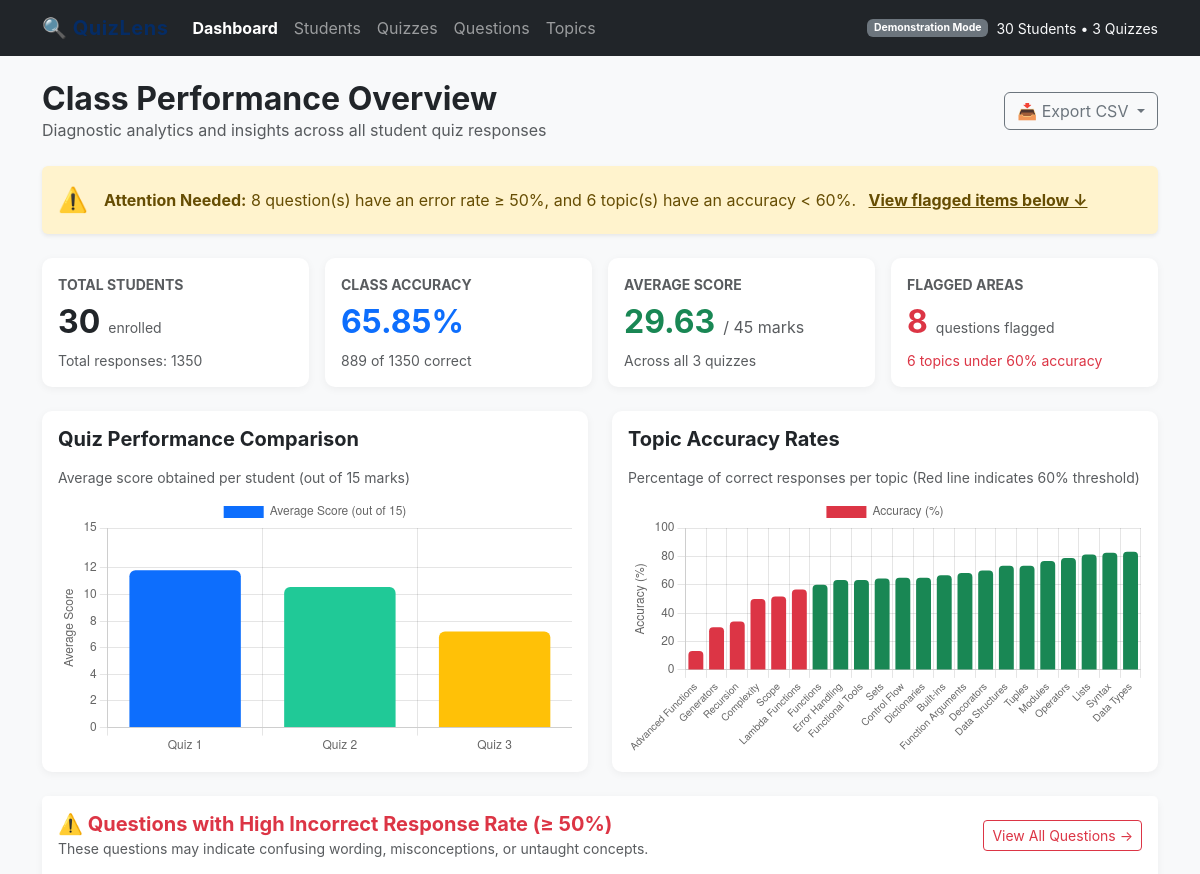
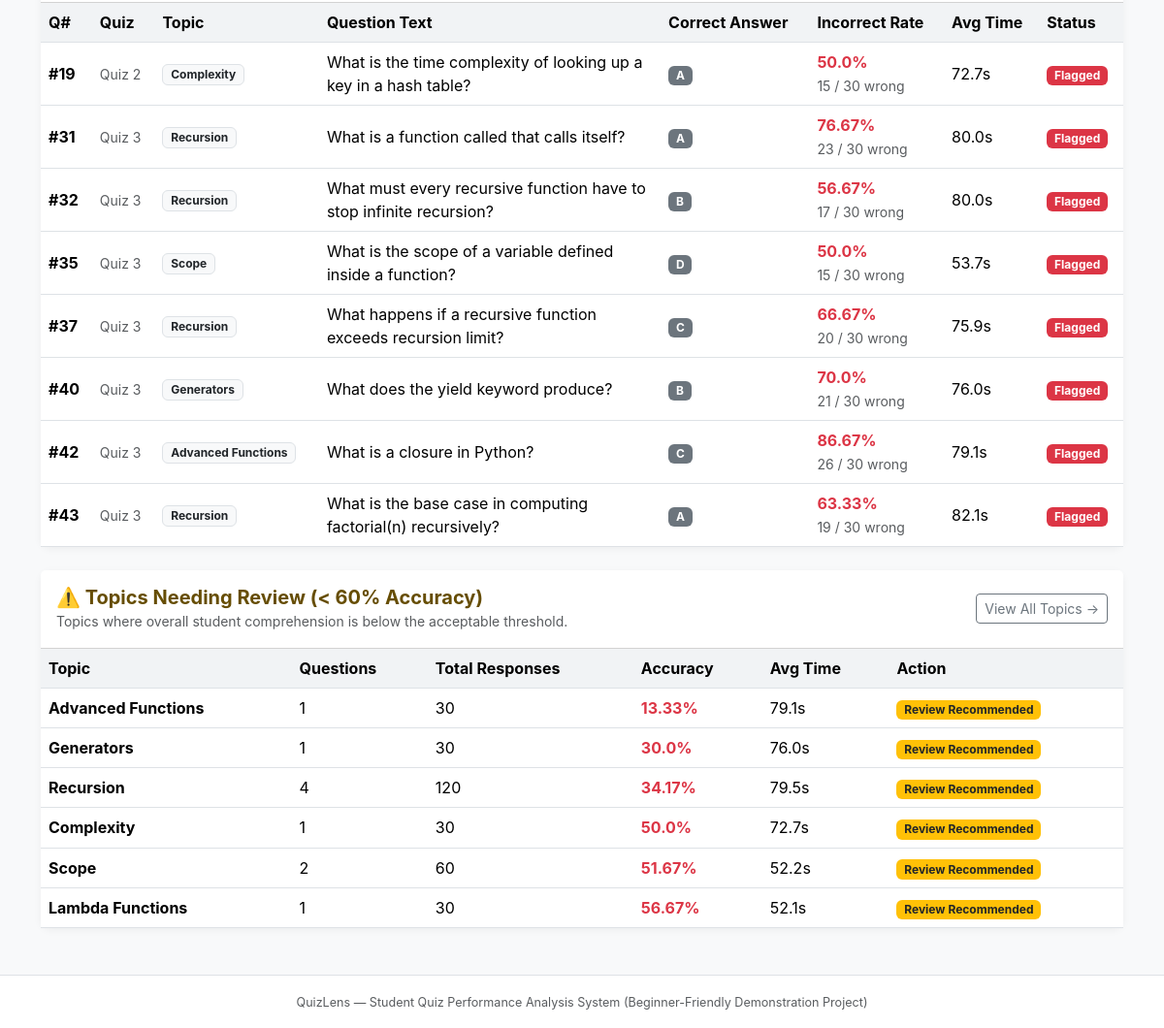
The page / on the database its author committed (2 pictures, top to bottom).
### tables this page shows
CREATE TABLE questions (
            id INTEGER PRIMARY KEY AUTOINCREMENT,
            quiz_id INTEGER NOT NULL,
            question_text TEXT NOT NULL,
            correct_answer TEXT NOT NULL,
            topic TEXT NOT NULL,
            marks INTEGER NOT NULL DEFAULT 1,
            FOREIGN KEY (quiz_id) REFERENCES quizzes(id) ON DELETE CASCADE
        );

### app.py (the view)
@app.route("/")
def dashboard():
    summary = get_class_summary()
    quizzes = get_quiz_comparisons()
    questions = get_question_analysis()
    topics = get_topic_analysis()
    flagged_questions = [q for q in questions if q["is_flagged"]]
    flagged_topics = [t for t in topics if t["is_flagged"]]
    quiz_labels = [q["title"].split(":")[0] for q in quizzes]
    quiz_scores = [q["avg_student_score"] for q in quizzes]
    topic_labels = [t["topic"] for t in topics]
    topic_accuracies = [t["accuracy_pct"] for t in topics]
    return render_template(
        "index.html",
        active_page="dashboard",
        summary=summary,
        quizzes=quizzes,
        flagged_questions=flagged_questions,
        flagged_topics=flagged_topics,
        quiz_labels=quiz_labels,
        quiz_scores=quiz_scores,
        topic_labels=topic_labels,
        topic_accuracies=topic_accuracies,
    )

### analysis.py (called while the page is built)
def safe_percentage(part, total):
    if total is None or total <= 0:
        return 0.0
    return round((part / total) * 100, 2)

### database.py (called while the page is built)
def get_connection():
    conn = sqlite3.connect(DATABASE_NAME)
    conn.execute("PRAGMA foreign_keys = ON;")
    conn.row_factory = sqlite3.Row
    return conn

### templates/index.html (shortened to what this page needs)
{% extends "base.html" %}
{% block content %}
<div class="d-flex justify-content-between align-items-center mb-4">
    <div>
        <h2 class="fw-bold mb-0">Class Performance Overview</h2>
        <p class="text-muted mb-0">Diagnostic analytics and insights across all student quiz responses</p>
    </div>
    <div class="dropdown">
        <button class="btn btn-outline-secondary dropdown-toggle" type="button" data-bs-toggle="dropdown">
            📥 Export CSV
        </button>
    </div>
</div>
{% if flagged_questions|length > 0 or flagged_topics|length > 0 %}
<div class="alert alert-warning border-0 shadow-sm d-flex align-items-center mb-4" role="alert">
    <div class="fs-4 me-3">⚠️</div>
    <div>
        <strong>Attention Needed:</strong>
        {{ flagged_questions|length }} question(s) have an error rate &ge; 50%, and
        {{ flagged_topics|length }} topic(s) have an accuracy &lt; 60%.
        <a href="#flagged-section" class="alert-link ms-2">View flagged items below &darr;</a>
    </div>
</div>
{% endif %}
<div class="row g-3 mb-4">
    <div class="col-md-3">
        <div class="card stat-card p-3 bg-white">
            <span class="text-muted small text-uppercase fw-bold">Total Students</span>
            <div class="d-flex align-items-baseline mt-2">
                <h2 class="fw-bold mb-0">{{ summary.total_students }}</h2>
                <span class="text-muted ms-2 small">enrolled</span>
            </div>
            <div class="small text-muted mt-2">Total responses: {{ summary.total_responses }}</div>
        </div>
    </div>
    <div class="col-md-3">
        <div class="card stat-card p-3 bg-white">
            <span class="text-muted small text-uppercase fw-bold">Class Accuracy</span>
            <div class="d-flex align-items-baseline mt-2">
                <h2 class="fw-bold mb-0 text-primary">{{ summary.class_accuracy }}%</h2>
            </div>
            <div class="small text-muted mt-2">{{ summary.total_correct }} of {{ summary.total_responses }} correct</div>
        </div>
    </div>
    <div class="col-md-3">
        <div class="card stat-card p-3 bg-white">
            <span class="text-muted small text-uppercase fw-bold">Average Score</span>
            <div class="d-flex align-items-baseline mt-2">
                <h2 class="fw-bold mb-0 text-success">{{ summary.avg_score_per_student }}</h2>
                <span class="text-muted ms-2">/ {{ summary.max_possible_per_student }} marks</span>
            </div>
            <div class="small text-muted mt-2">Across all 3 quizzes</div>
        </div>
    </div>
    <div class="col-md-3">
        <div class="card stat-card p-3 bg-white">
            <span class="text-muted small text-uppercase fw-bold">Flagged Areas</span>
            <div class="d-flex align-items-baseline mt-2">
                <h2 class="fw-bold mb-0 text-danger">{{ flagged_questions|length }}</h2>
                <span class="text-muted ms-2 small">questions flagged</span>
            </div>
            <div class="small text-danger mt-2">{{ flagged_topics|length }} topics under 60% accuracy</div>
        </div>
    </div>
</div>
<div class="row g-4 mb-4">
    <div class="col-lg-6">
        <div class="card p-3 h-100">
            <h5 class="fw-bold mb-3">Quiz Performance Comparison</h5>
            <p class="text-muted small mb-2">Average score obtained per student (out of 15 marks)</p>
            <div style="position: relative; height: 260px;">
                <canvas id="quizChart"></canvas>
            </div>
        </div>
    </div>
    <div class="col-lg-6">
        <div class="card p-3 h-100">
            <h5 class="fw-bold mb-3">Topic Accuracy Rates</h5>
            <p class="text-muted small mb-2">Percentage of correct responses per topic (Red line indicates 60% threshold)</p>
            <div style="position: relative; height: 260px;">
                <canvas id="topicChart"></canvas>
            </div>
        </div>
    </div>
</div>
<div id="flagged-section" class="card mb-4">
    <div class="card-header bg-white py-3 d-flex justify-content-between align-items-center">
        <div>
            <h5 class="fw-bold mb-0 text-danger">⚠️ Questions with High Incorrect Response Rate (&ge; 50%)</h5>
            <small class="text-muted">These questions may indicate confusing wording, misconceptions, or untaught concepts.</small>
        </div>
        <a href="/questions" class="btn btn-sm btn-outline-danger">View All Questions &rarr;</a>
    </div>
    <div class="table-responsive">
        <table class="table table-hover align-middle mb-0">
            <thead>
                <tr>
                    <th>Q#</th>
                    <th>Quiz</th>
                    <th>Topic</th>
                    <th>Question Text</th>
                    <th>Correct Answer</th>
                    <th>Incorrect Rate</th>
                    <th>Avg Time</th>
                    <th>Status</th>
                </tr>
            </thead>
            <tbody>
                {% for q in flagged_questions %}
                <tr>
                    <td class="fw-bold">#{{ q.id }}</td>
                    <td><small class="text-muted">{{ q.quiz_title.split(':')[0] }}</small></td>
                    <td><span class="badge bg-light text-dark border">{{ q.topic }}</span></td>
                    <td style="max-width: 320px;">{{ q.question_text }}</td>
                    <td><span class="badge bg-secondary">{{ q.correct_answer }}</span></td>
                    <td>
                        <div class="fw-bold text-danger">{{ q.incorrect_rate_pct }}%</div>
                        <small class="text-muted">{{ q.incorrect_count }} / {{ q.total_responses }} wrong</small>
                    </td>
                    <td>{{ q.avg_time_sec }}s</td>
                    <td>
                        <span class="badge bg-danger">Flagged</span>
                    </td>
                </tr>
                {% endfor %}
            </tbody>
        </table>
    </div>
</div>
<div class="card mb-4">
    <div class="card-header bg-white py-3 d-flex justify-content-between align-items-center">
        <div>
            <h5 class="fw-bold mb-0 text-warning-emphasis">⚠️ Topics Needing Review (&lt; 60% Accuracy)</h5>
            <small class="text-muted">Topics where overall student comprehension is below the acceptable threshold.</small>
        </div>
        <a href="/topics" class="btn btn-sm btn-outline-secondary">View All Topics &rarr;</a>
    </div>
    <div class="table-responsive">
        <table class="table table-hover align-middle mb-0">
            <thead>
                <tr>
                    <th>Topic</th>
                    <th>Questions</th>
                    <th>Total Responses</th>
                    <th>Accuracy</th>
                    <th>Avg Time</th>
                    <th>Action</th>
                </tr>
            </thead>
            <tbody>
                {% for t in flagged_topics %}
                <tr>
                    <td class="fw-bold">{{ t.topic }}</td>
                    <td>{{ t.question_count }}</td>
                    <td>{{ t.total_responses }}</td>
                    <td>
                        <span class="fw-bold text-danger">{{ t.accuracy_pct }}%</span>
                    </td>
                    <td>{{ t.avg_time_sec }}s</td>
                    <td>
                        <span class="badge bg-warning text-dark">Review Recommended</span>
                    </td>
                </tr>
                {% endfor %}
            </tbody>
        </table>
    </div>
</div>
{% endblock %}
{% block scripts %}
<script>
    // 1. Quiz Comparison Chart
    const quizLabels = {{ quiz_labels | tojson }};
    const quizScores = {{ quiz_scores | tojson }};
    new Chart(document.getElementById('quizChart'), {
        type: 'bar',
        data: {
            labels: quizLabels,
            datasets: [{
                label: 'Average Score (out of 15)',
                data: quizScores,
                backgroundColor: ['#0d6efd', '#20c997', '#ffc107'],
                borderRadius: 6
            }]
        },
        options: {
            responsive: true,
            maintainAspectRatio: false,
            scales: {
                y: {
                    beginAtZero: true,
                    max: 15,
                    title: { display: true, text: 'Average Score' }
                }
            }
        }
    });
    // 2. Topic Accuracy Chart
    const topicLabels = {{ topic_labels | tojson }};
    const topicAccuracies = {{ topic_accuracies | tojson }};
    // Color bars: red if < 60%, green if >= 60%
    const barColors = topicAccuracies.map(acc => acc < 60 ? '#dc3545' : '#198754');
    new Chart(document.getElementById('topicChart'), {
        type: 'bar',
        data: {
            labels: topicLabels,
            datasets: [{
                label: 'Accuracy (%)',
                data: topicAccuracies,
                backgroundColor: barColors,
                borderRadius: 4
            }]
        },
        options: {
            responsive: true,
            maintainAspectRatio: false,
            scales: {
                y: {
                    beginAtZero: true,
                    max: 100,
                    title: { display: true, text: 'Accuracy (%)' }
                },
                x: {
                    ticks: {
                        autoSkip: false,
                        maxRotation: 45,
                        minRotation: 30,
                        font: { size: 10 }
                    }
                }
            }
        }
    });
</script>
{% endblock %}

### templates/base.html (shortened to what this page needs)
<!DOCTYPE html>
<html lang="en">
<head>
    <link href="https://cdn.jsdelivr.net/npm/bootstrap@5.3.2/dist/css/bootstrap.min.css" rel="stylesheet">
</head>
<body class="d-flex flex-column min-vh-100">
    <nav class="navbar navbar-expand-lg navbar-dark bg-dark sticky-top">
        <div class="container">
            <a class="navbar-brand text-primary-emphasis fw-bold" href="/">
                🔍 QuizLens
            </a>
            <div class="collapse navbar-collapse" id="navContent">
                <ul class="navbar-nav me-auto mb-2 mb-lg-0">
                    <li class="nav-item">
                        <a class="nav-link {% if active_page == 'dashboard' %}active text-white fw-bold{% endif %}" href="/">Dashboard</a>
                    </li>
                    <li class="nav-item">
                        <a class="nav-link {% if active_page == 'students' %}active text-white fw-bold{% endif %}" href="/students">Students</a>
                    </li>
                    <li class="nav-item">
                        <a class="nav-link {% if active_page == 'quizzes' %}active text-white fw-bold{% endif %}" href="/quizzes">Quizzes</a>
                    </li>
                    <li class="nav-item">
                        <a class="nav-link {% if active_page == 'questions' %}active text-white fw-bold{% endif %}" href="/questions">Questions</a>
                    </li>
                    <li class="nav-item">
                        <a class="nav-link {% if active_page == 'topics' %}active text-white fw-bold{% endif %}" href="/topics">Topics</a>
                    </li>
                </ul>
                <div class="d-flex align-items-center text-light small">
                    <span class="badge bg-secondary me-2">Demonstration Mode</span>
                    <span>30 Students &bull; 3 Quizzes</span>
                </div>
            </div>
        </div>
    </nav>
    <main class="container my-4 flex-grow-1">
        {% block content %}{% endblock %}
    </main>
    <footer class="bg-white border-top py-3 text-center text-muted">
        <div class="container">
            <small>QuizLens — Student Quiz Performance Analysis System (Beginner-Friendly Demonstration Project)</small>
        </div>
    </footer>
    {% block scripts %}{% endblock %}
</body>
</html>

### templates/base.html (style rules this page uses)
body { background-color: #f8f9fa; font-family: -apple-system, BlinkMacSystemFont, "Segoe UI", Roboto, "Helvetica Neue", Arial, sans-serif; }
.navbar-brand { font-weight: 700; letter-spacing: 0.5px; }
.stat-card { border: none; border-radius: 10px; box-shadow: 0 2px 8px rgba(0,0,0,0.06); transition: transform 0.15s ease-in-out; }
.card { border: none; border-radius: 10px; box-shadow: 0 2px 8px rgba(0,0,0,0.05); }
.table th { background-color: #f1f3f5; }
footer { font-size: 0.9rem; }

### rows shown on the page
questions: id "19", quiz_title "Quiz 2", topic "Complexity", question_text "What is the time complexity of looking up a key in a hash table?", correct_answer "A", incorrect_rate_pct "50.0", incorrect_count "15", total_responses "30", avg_time_sec "72.7", question_count "1", accuracy_pct "50.0"
questions: id "31", quiz_title "Quiz 3", topic "Recursion", question_text "What is a function called that calls itself?", correct_answer "A", incorrect_rate_pct "76.67", incorrect_count "23", total_responses "30", avg_time_sec "80.0"
questions: id "32", quiz_title "Quiz 3", topic "Recursion", question_text "What must every recursive function have to stop infinite recursion?", correct_answer "B", incorrect_rate_pct "56.67", incorrect_count "17", total_responses "30", avg_time_sec "80.0"
questions: id "35", quiz_title "Quiz 3", topic "Scope", question_text "What is the scope of a variable defined inside a function?", correct_answer "D", incorrect_rate_pct "50.0", incorrect_count "15", total_responses "30", avg_time_sec "53.7"
questions: id "37", quiz_title "Quiz 3", topic "Recursion", question_text "What happens if a recursive function exceeds recursion limit?", correct_answer "C", incorrect_rate_pct "66.67", incorrect_count "20", total_responses "30", avg_time_sec "75.9"
questions: id "40", quiz_title "Quiz 3", topic "Generators", question_text "What does the yield keyword produce?", correct_answer "B", incorrect_rate_pct "70.0", incorrect_count "21", total_responses "30", avg_time_sec "76.0", question_count "1", accuracy_pct "30.0"
questions: id "42", quiz_title "Quiz 3", topic "Advanced Functions", question_text "What is a closure in Python?", correct_answer "C", incorrect_rate_pct "86.67", incorrect_count "26", total_responses "30", avg_time_sec "79.1", question_count "1", accuracy_pct "13.33"
questions: id "43", quiz_title "Quiz 3", topic "Recursion", question_text "What is the base case in computing factorial(n) recursively?", correct_answer "A", incorrect_rate_pct "63.33", incorrect_count "19", total_responses "30", avg_time_sec "82.1"
questions: topic "Lambda Functions", question_count "1", total_responses "30", accuracy_pct "56.67", avg_time_sec "52.1"

### other values the page prints
{{ flagged_questions|length }} "8"
{{ flagged_topics|length }} "6"
{{ summary.total_students }} "30"
{{ summary.total_responses }} "1350"
{{ summary.class_accuracy }} "65.85"
{{ summary.total_correct }} "889"
{{ summary.avg_score_per_student }} "29.63"
{{ summary.max_possible_per_student }} "45"
{{ t.topic }} "Recursion" "Scope"
{{ t.question_count }} "4" "2"
{{ t.total_responses }} "120" "60"
{{ t.accuracy_pct }} "34.17" "51.67"
{{ t.avg_time_sec }} "79.5" "52.2"
chart data {{ quiz_scores | tojson }} [11.83, 10.57, 7.23]
chart data {{ topic_accuracies | tojson }} [13.33, 30.0, 34.17, 50.0, 51.67, 56.67, 60.0, 63.33, 63.33, 64.44, 65.0, 65.0, 66.67, 68.33, 70.0, 73.33, 73.33, 76.67, 78.89, 81.33, 82.5, 83.33]
